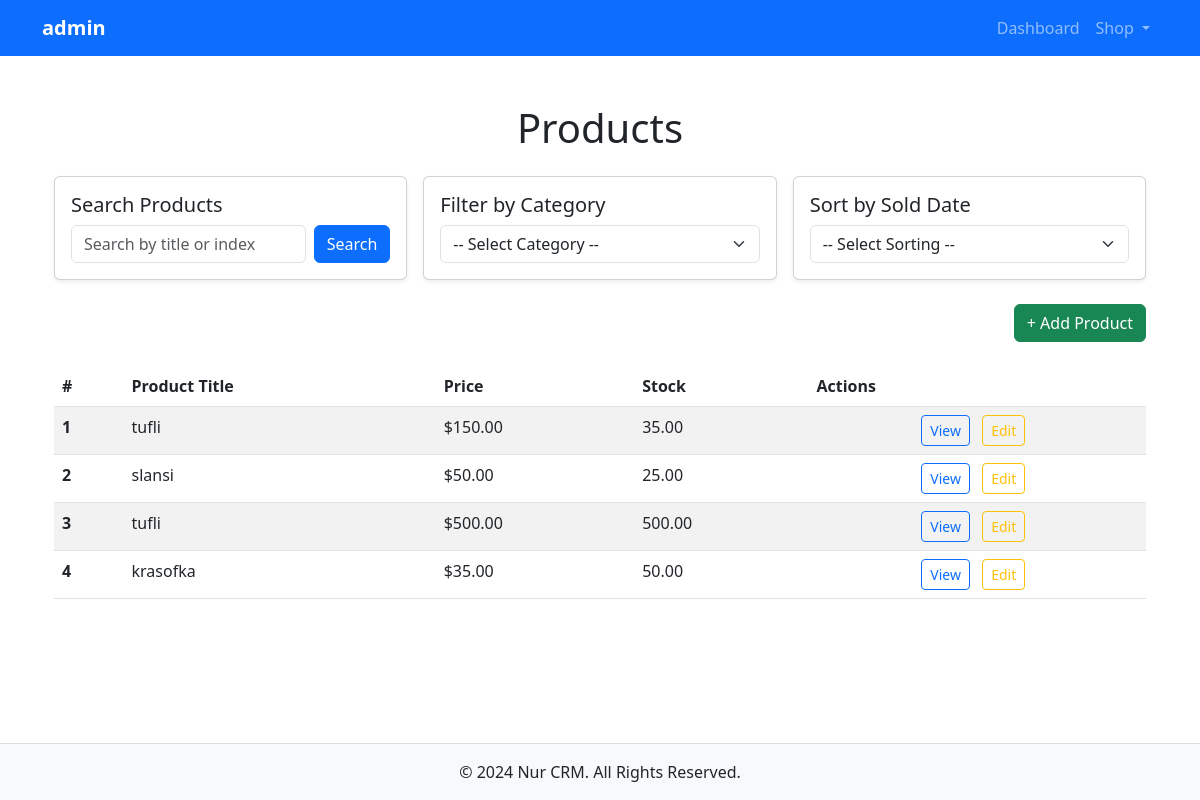
Screenshot of /nur/products/ (signed in) with the database file from the repository.
### Nur/models.py (models this page shows, shortened)
class CustomUser(AbstractUser):
    phone_number = models.CharField(
        max_length=20,
        validators=[
            RegexValidator(
                r'^\+?1?\d{9,15}$',
                message="Enter a valid phone number (e.g., +123456789)."
            )
        ]
    )
    address = models.TextField(null=True,blank=True)
    created_at = models.DateTimeField(auto_now_add=True)
    last_password_reset = models.DateTimeField(null=True, blank=True)

class Product(models.Model):
    user = models.ForeignKey("Nur.CustomUser", on_delete=models.CASCADE)
    category = models.ForeignKey("Nur.Category", on_delete=models.CASCADE, related_name="products")
    title = models.CharField(max_length=50, null=True, blank=True)
    index = models.CharField(max_length=50, unique=True, db_index=True, help_text="Unique identifier for the product")
    colour = models.ForeignKey("Nur.Colour", on_delete=models.CASCADE, related_name="products")
    price = models.DecimalField(max_digits=15, decimal_places=2, help_text="Current product price")
    cost_price = models.DecimalField(max_digits=15, decimal_places=2, help_text="Product cost price")  # Add this field
    up_to = models.DecimalField(max_digits=15, decimal_places=2, validators=[MinValueValidator(0)], help_text="Maximum quantity available")
    sold = models.DecimalField(max_digits=15, decimal_places=2, validators=[MinValueValidator(0)], help_text="Total quantity sold")
    created_at = models.DateTimeField(auto_now_add=True)
    updated_at = models.DateTimeField(auto_now=True)
    is_active = models.BooleanField(default=True)

### Nur/views.py (the view)
# urls.py: path('products/', ProductListView.as_view(), name='product-list'),
class ProductListView(generic.ListView):
    model = Product
    template_name = 'products/products.html'
    context_object_name = 'products'
    def get_queryset(self):
        queryset = Product.objects.filter(user=self.request.user, is_active=True)
        search_query = self.request.GET.get('q', '')
        if search_query:
            queryset = queryset.filter(
                Q(title__icontains=search_query) | Q(index__icontains=search_query)
            )
        category_id = self.request.GET.get('category')
        if category_id:
            queryset = queryset.filter(category__id=category_id)
        sort_by_date = self.request.GET.get('sort_by_date', '')
        if sort_by_date == 'asc':
            queryset = queryset.order_by('sold')
        elif sort_by_date == 'desc':
            queryset = queryset.order_by('-sold')
        return queryset
    def get_context_data(self, **kwargs):
        context = super().get_context_data(**kwargs)
        context['categories'] = Category.objects.all()
        return context

### templates/products/products.html (shortened to what this page needs)
{% extends "main/base.html" %}
{% block content %}
<div class="container my-4">
    <h1 class="mb-4 text-center">Products</h1>
    <div class="row g-3 mb-4">
        <div class="col-md-4">
            <div class="card shadow-sm">
                <div class="card-body">
                    <h5 class="card-title">Search Products</h5>
                    <form method="GET" action="" class="d-flex">
                        <input type="text" class="form-control me-2" name="q" value="{{ request.GET.q }}" placeholder="Search by title or index">
                        <button class="btn btn-primary" type="submit">Search</button>
                    </form>
                </div>
            </div>
        </div>
        <div class="col-md-4">
            <div class="card shadow-sm">
                <div class="card-body">
                    <h5 class="card-title">Filter by Category</h5>
                    <form method="GET" action="">
                        <select name="category" id="category" class="form-select" onchange="this.form.submit()">
                            <option value="">-- Select Category --</option>
                        </select>
                    </form>
                </div>
            </div>
        </div>
        <div class="col-md-4">
            <div class="card shadow-sm">
                <div class="card-body">
                    <h5 class="card-title">Sort by Sold Date</h5>
                    <form method="GET" action="">
                        <select name="sort_by_date" id="sort_by_date" class="form-select" onchange="this.form.submit()">
                            <option value="">-- Select Sorting --</option>
                        </select>
                    </form>
                </div>
            </div>
        </div>
    </div>
    <div class="text-end mb-4">
        <a href="{% url 'product-create' %}" class="btn btn-success">+ Add Product</a>
    </div>
    <div class="table-responsive">
        <table class="table table-striped table-hover">
            <thead>
                <tr>
                    <th scope="col">#</th>
                    <th scope="col">Product Title</th>
                    <th scope="col">Price</th>
                    <th scope="col">Stock</th>
                    <th scope="col">Actions</th>
                </tr>
            </thead>
            <tbody>
                {% for product in products %}
                    <tr>
                        <th scope="row">{{ forloop.counter }}</th>
                        <td>
                            <a href="{% url 'product-detail' product.id %}" class="text-decoration-none text-dark">
                                {{ product.title }}
                            </a>
                        </td>
                        <td>${{ product.price }}</td>
                        <td>{{ product.up_to }}</td>
                        <td class="text-center">
                            <a href="{% url 'product-detail' product.id %}" class="btn btn-outline-primary btn-sm me-2">View</a>
                            <a href="#" class="btn btn-outline-warning btn-sm me-2">Edit</a>
                        </td>
                    </tr>
                {% empty %}
                    <tr>
                        <td colspan="5" class="text-center text-muted">No products available.</td>
                    </tr>
                {% endfor %}
            </tbody>
        </table>
    </div>
</div>
{% endblock %}

### templates/main/base.html (shortened to what this page needs)
<!DOCTYPE html>
{% load static %}
<html lang="en">
<head>
    <link href="https://cdn.jsdelivr.net/npm/bootstrap@5.3.0/dist/css/bootstrap.min.css" rel="stylesheet">
</head>
<body>
    <header class="navbar navbar-expand-lg navbar-dark bg-primary">
        <div class="container">
            {% if user.is_authenticated %}
                <a class="navbar-brand fw-bold d-flex align-items-center" href="#" id="navbarDropdown" role="button" data-bs-toggle="dropdown" aria-expanded="false">
                    <span>{{ user.username }}</span>
                </a>
            {% else %}
                <a class="navbar-brand fw-bold" href="{% url 'home' %}">Nur CRM</a>
            {% endif %}
            <div class="collapse navbar-collapse" id="navbarNav">
                <ul class="navbar-nav ms-auto">
                    {% if user.is_authenticated %}
                        <li class="nav-item">
                            <a class="nav-link" href="{% url 'dashboard' %}">Dashboard</a>
                        </li>
                        <li class="nav-item dropdown">
                            <a class="nav-link dropdown-toggle" href="#" id="shopDropdown" role="button" data-bs-toggle="dropdown" aria-expanded="false">
                                Shop
                            </a>
                        </li>
                    {% else %}
                        <li class="nav-item">
                            <a class="nav-link" href="/login/">Login</a>
                        </li>
                    {% endif %}
                </ul>
            </div>
        </div>
    </header>
    <main class="container my-4">
        {% block content %}{% endblock %}
    </main>
    <footer class="bg-light text-center py-3">
        <div class="container">
            <p class="mb-0">&copy; 2024 Nur CRM. All Rights Reserved.</p>
        </div>
    </footer>
</body>
</html>

### templates/main/base.html (style rules this page uses)
.navbar { position: fixed; top: 0; left: 0; width: 100%; z-index: 9999; padding: 0.5rem 1rem; }
body { padding-top: 56px; min-height: 100vh; display: flex; flex-direction: column; }
main { flex: 1; }
footer { border-top: 1px solid #ddd; }

### rows the page displays
CustomUser: username "admin"
Product: title "tufli", price "150.00", up_to "35.00"
Product: title "slansi", price "50.00", up_to "25.00"
Product: title "tufli", price "500.00", up_to "500.00"
Product: title "krasofka", price "35.00", up_to "50.00"
